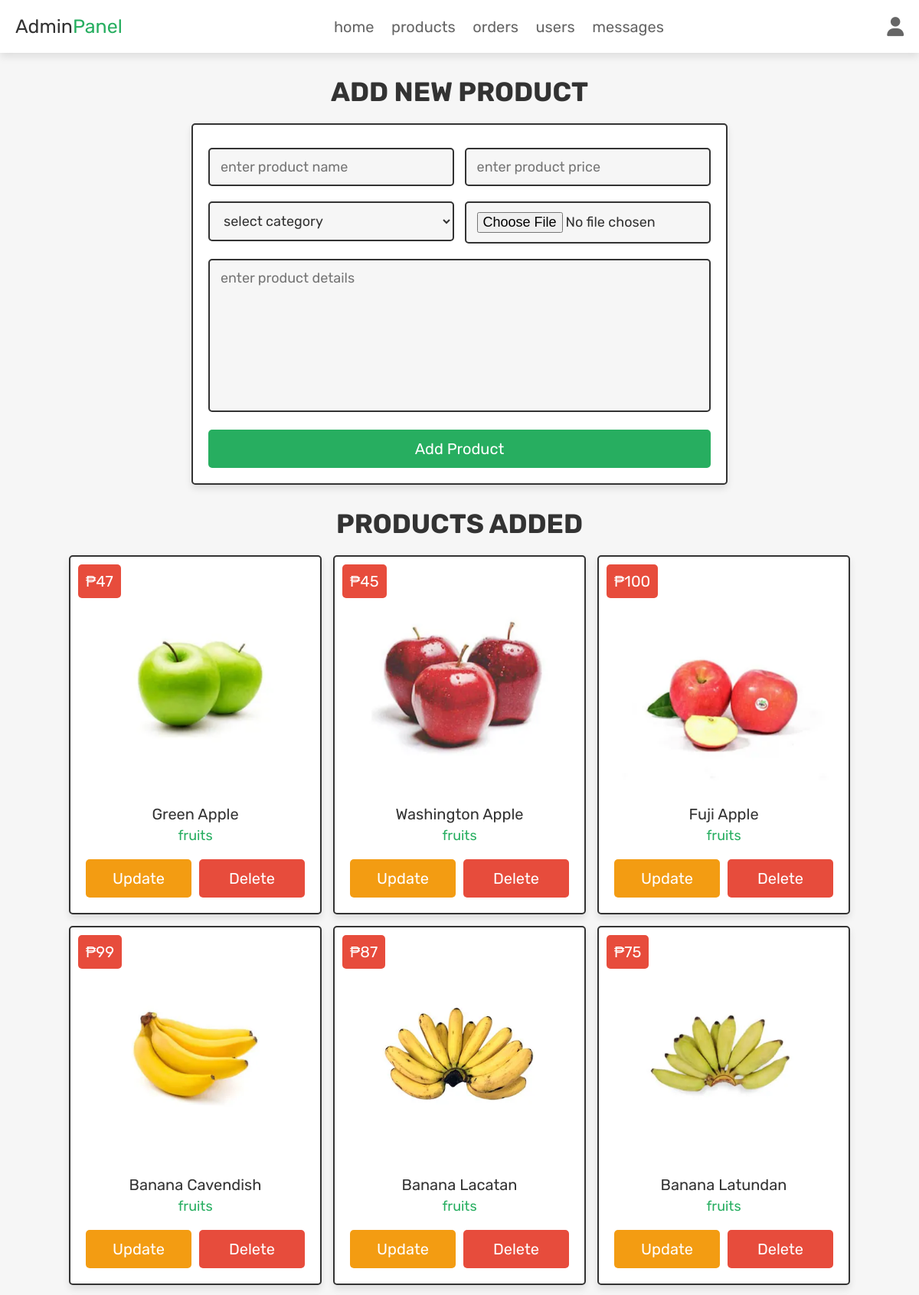
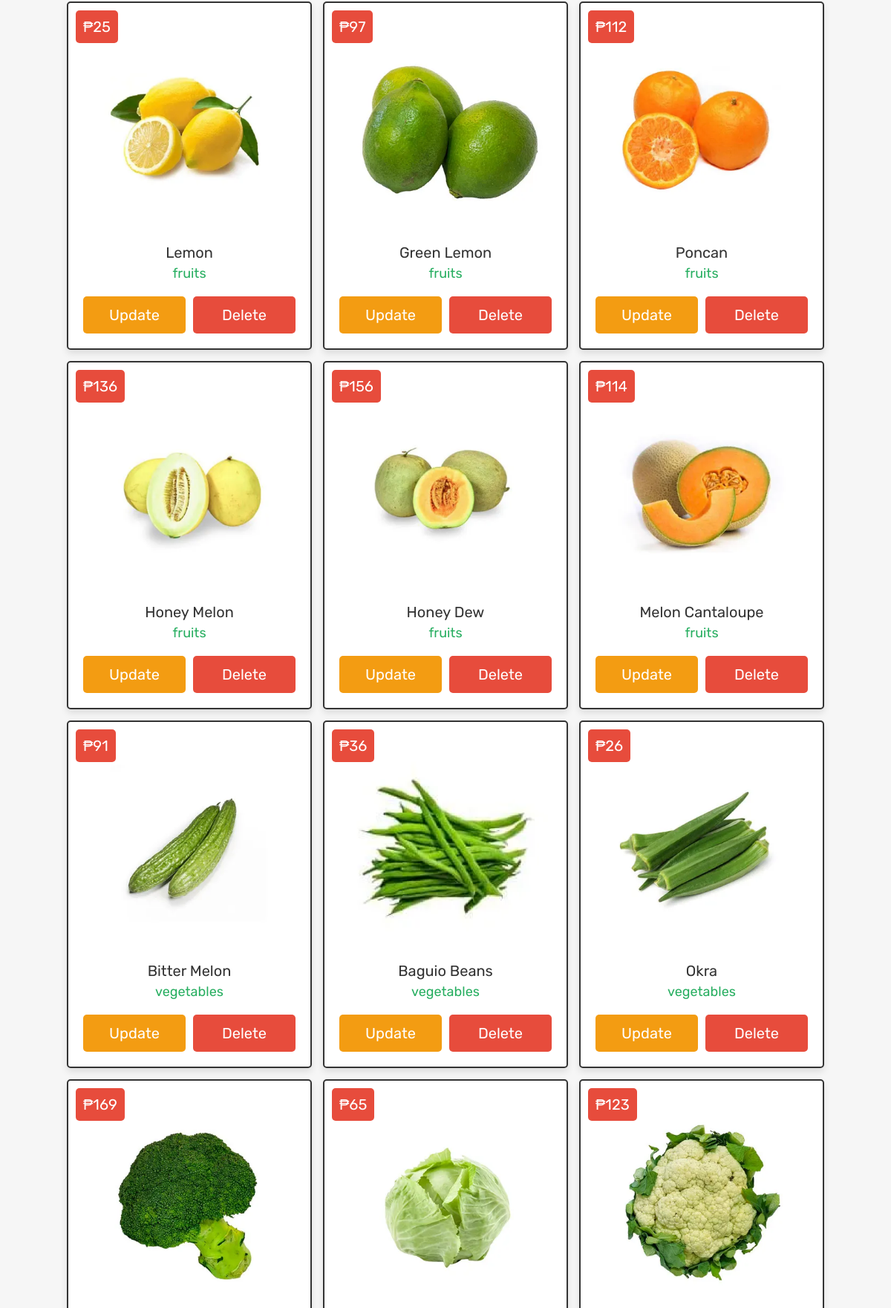
The app's page /admin_products.php (signed in, upper part) with its own data (2 pictures, top to bottom).
### tables this page shows
CREATE TABLE `products` (
  `id` int(100) NOT NULL,
  `name` varchar(100) NOT NULL,
  `category` varchar(20) NOT NULL,
  `details` varchar(500) NOT NULL,
  `price` double(10,0) NOT NULL,
  `image` varchar(100) NOT NULL
);

### admin_products.php (the view, shortened to what this page needs)
<?php
@include 'config.php';
?>
<!DOCTYPE html>
<html lang="en">
<head>
   <link rel="stylesheet" href="https://cdnjs.cloudflare.com/ajax/libs/font-awesome/6.1.1/css/all.min.css">
   <link rel="stylesheet" href="css/admin_style.css">
</head>
<body>
<?php include 'admin_header.php'; ?>
<section class="add-products">
   <h1 class="title">add new product</h1>
   <form action="" method="POST" enctype="multipart/form-data">
      <div class="flex">
         <div class="inputBox">
         <input type="text" name="name" class="box" required placeholder="enter product name">
         <select name="category" class="box" required>
            <option value="" selected disabled>select category</option>
         </select>
         </div>
         <div class="inputBox">
         <input type="number" step="0.01" min="0" name="price" class="box" required placeholder="enter product price">
         <input type="file" name="image" required class="box" accept="image/jpg, image/jpeg, image/png">
         </div>
      </div>
      <textarea name="details" class="box" required placeholder="enter product details" cols="30" rows="10"></textarea>
      <input type="submit" class="btn" value="add product" name="add_product">
   </form>
</section>
<section class="show-products">
   <h1 class="title">products added</h1>
   <div class="box-container">
   <?php
      $show_products = $conn->prepare("SELECT * FROM `products`");
      $show_products->execute();
      if($show_products->rowCount() > 0){
         while($fetch_products = $show_products->fetch(PDO::FETCH_ASSOC)){
   ?>
   <div class="box">
      <div class="price">₱<?= $fetch_products['price']; ?></div>
      <img src="uploaded_img/<?= $fetch_products['image']; ?>" alt="">
      <div class="name"><?= $fetch_products['name']; ?></div>
      <div class="cat"><?= $fetch_products['category']; ?></div>
      <div class="details"><?= $fetch_products['details']; ?></div>
      <div class="flex-btn">
         <a href="admin_update_product.php?update=<?= $fetch_products['id']; ?>" class="option-btn">update</a>
         <a href="admin_products.php?delete=<?= $fetch_products['id']; ?>" class="delete-btn" onclick="return confirm('delete this product?');">delete</a>
      </div>
   </div>
   <?php
      }
   }else{
      echo '<p class="empty">now products added yet!</p>';
   }
   ?>
   </div>
</section>
</body>
</html>

### admin_header.php (shortened to what this page needs)
<header class="header">
   <div class="flex">
      <a href="admin_page.php" class="logo">Admin<span>Panel</span></a>
      <nav class="navbar">
         <a href="admin_page.php">home</a>
         <a href="admin_products.php">products</a>
         <a href="admin_orders.php">orders</a>
         <a href="admin_users.php">users</a>
         <a href="admin_contacts.php">messages</a>
      </nav>
      <div class="icons">
         <div id="user-btn" class="fas fa-user"></div>
      </div>
   </div>
</header>

### css/admin_style.css (style rules this page uses)
.add-products form { max-width: 70rem; padding:2rem; margin:0 auto; text-align: center; border:var(--border); box-shadow: var(--box-shadow); background-color: var(--white); border-radius: .5rem; }
.add-products form .flex { display: flex; justify-content: space-between; flex-wrap: wrap; }
.add-products form .flex .inputBox { width: 49%; }
.add-products form .box { width: 100%; margin:1rem 0; padding:1.2rem 1.4rem; font-size: 1.8rem; color:var(--black); border-radius: .5rem; background-color: var(--light-bg); border:var(--border); }
.add-products form textarea { height: 20rem; resize: none; }
.show-products { padding-top: 0; }
.show-products .box-container { display: grid; grid-template-columns: repeat(auto-fit, 33rem); gap:1.5rem; align-items: flex-start; justify-content:center; }
.show-products .box-container .box { text-align: center; border:var(--border); box-shadow: var(--box-shadow); background-color: var(--white); border-radius: .5rem; padding:2rem; position: relative; }
.show-products .box-container .box .price { position: absolute; top:1rem; left:1rem; padding:1rem; font-size: 2rem; color:var(--white); background-color: var(--red); border-radius: .5rem; }
.show-products .box-container .box img { width: 100%; margin-bottom: 1rem; }
.show-products .box-container .box .name { margin:.5rem 0; font-size: 2rem; color:var(--black); }
.show-products .box-container .box .cat { font-size: 1.8rem; color:var(--green); }
.show-products .box-container .box .details { padding-top: 1rem; font-size: 1.5rem; line-height: 1.5; color:var(--light-color); }

### css/components.css (style rules this page uses)
:root { --green:#27ae60; --orange:#f39c12; --red:#e74c3c; --black:#333; --light-color:#666; --white:#fff; --light-bg:#f6f6f6; --border:.2rem solid var(--black); --box-shadow:0 .5rem 1rem rgba(0,0,0,.1); }
* { font-family: 'Rubik', sans-serif; margin:0; padding:0; box-sizing: border-box; outline: none; border:none; text-decoration: none; color:var(--black); }
body { background-color: var(--light-bg); }
html { font-size: 62.5%; overflow-x: hidden; scroll-behavior: smooth; scroll-padding-top: 6.5rem; }
section { padding:3rem 2rem; max-width: 1200px; margin:0 auto; }
.btn, .delete-btn, .option-btn { display: block; width: 100%; margin-top: 1rem; border-radius: .5rem; color:var(--white); font-size: 2rem; padding:1.3rem 3rem; text-transform: capitalize; cursor: pointer; text-align: center; }
.btn { background-color: var(--green); }
.delete-btn { background-color: var(--red); }
.option-btn { background-color: var(--orange); }
.flex-btn { display: flex; flex-wrap: wrap; gap:1rem; }
.flex-btn > * { flex:1; }
.title { text-align: center; margin-bottom: 2rem; text-transform: uppercase; color:var(--black); font-size: 3.5rem; }
.header { background: var(--white); position: sticky; top:0; left:0; right:0; z-index: 1000; box-shadow: var(--box-shadow); }
.header .flex { display: flex; align-items: center; justify-content: space-between; padding:2rem; margin: 0 auto; max-width: 1200px; position: relative; }
.header .flex .logo { font-size: 2.5rem; color:var(--black); }
.header .flex .logo span { color:var(--green); }
.header .flex .navbar a { margin:0 1rem; font-size: 2rem; color:var(--light-color); }
.header .flex .icons > * { font-size: 2.5rem; color:var(--light-color); cursor: pointer; margin-left: 1.5rem; }

### records on screen
products: price "47", image (picture), name "Green Apple", category "fruits"
products: price "45", image (picture), name "Washington Apple", category "fruits"
products: price "100", image (picture), name "Fuji Apple", category "fruits"
products: price "99", image (picture), name "Banana Cavendish", category "fruits"
products: price "87", image (picture), name "Banana Lacatan", category "fruits"
products: price "75", image (picture), name "Banana Latundan", category "fruits"
products: price "25", image (picture), name "Lemon", category "fruits"
products: price "97", image (picture), name "Green Lemon", category "fruits"
products: price "112", image (picture), name "Poncan", category "fruits"
products: price "136", image (picture), name "Honey Melon", category "fruits"
products: price "156", image (picture), name "Honey Dew", category "fruits"
products: price "114", image (picture), name "Melon Cantaloupe", category "fruits"
products: price "91", image (picture), name "Bitter Melon", category "vegetables"
products: price "36", image (picture), name "Baguio Beans", category "vegetables"
products: price "26", image (picture), name "Okra", category "vegetables"
products: price "169", image (picture)
products: price "65", image (picture)
products: price "123", image (picture)
